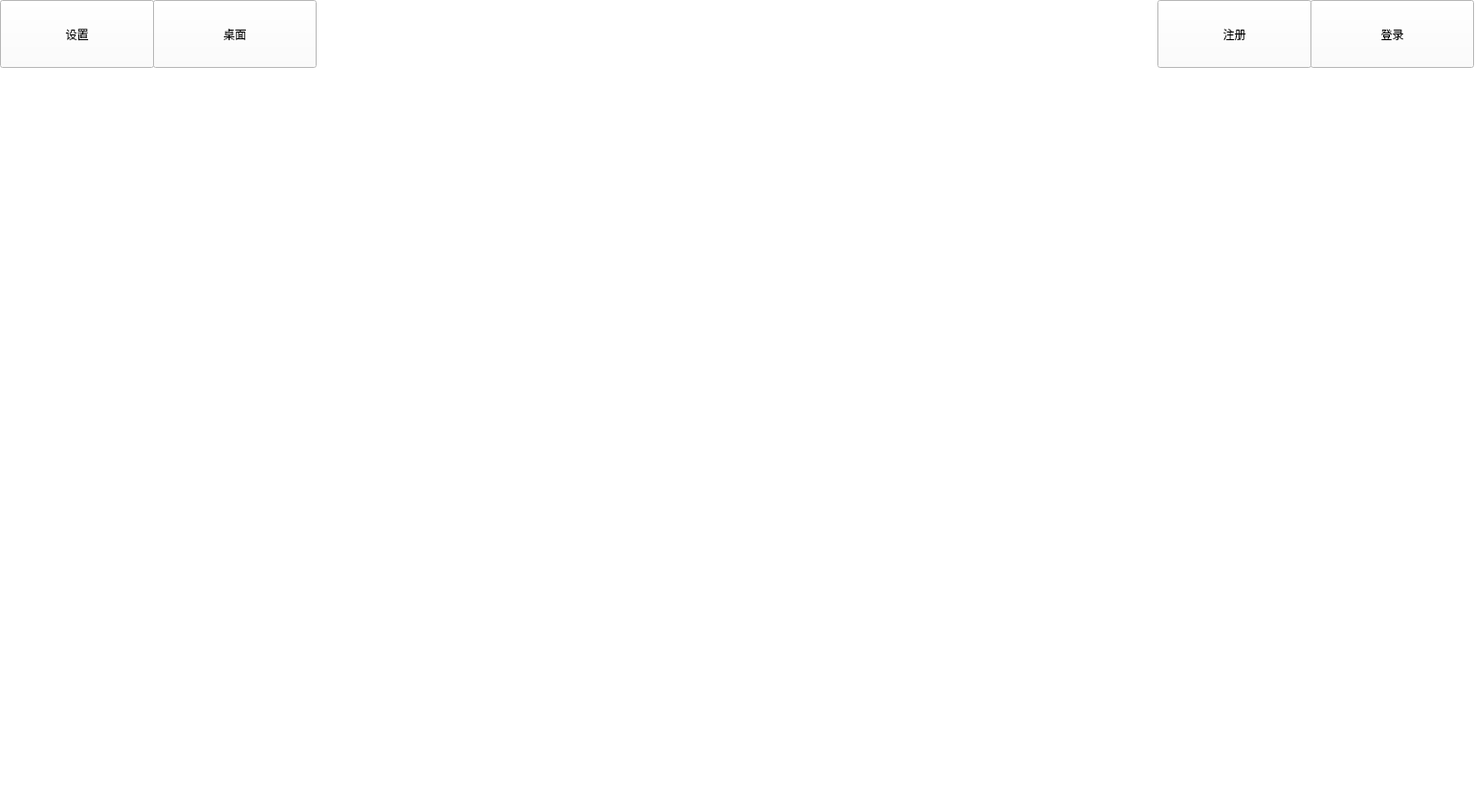
<?xml version="1.0" encoding="UTF-8"?>
<ui version="4.0">
 <class>User</class>
 <widget class="QWidget" name="User">
  <property name="geometry">
   <rect>
    <x>0</x>
    <y>0</y>
    <width>1542</width>
    <height>849</height>
   </rect>
  </property>
  <property name="windowTitle">
   <string>Form</string>
  </property>
  <widget class="QWidget" name="widget" native="true">
   <property name="geometry">
    <rect>
     <x>0</x>
     <y>0</y>
     <width>1542</width>
     <height>849</height>
    </rect>
   </property>
   <property name="styleSheet">
    <string notr="true">QWidget {
    background-color: rgba(255, 255, 255, 255); /* 不透明的白色背景 */
}</string>
   </property>
   <widget class="QPushButton" name="toSettingButton">
    <property name="geometry">
     <rect>
      <x>0</x>
      <y>0</y>
      <width>161</width>
      <height>71</height>
     </rect>
    </property>
    <property name="text">
     <string>设置</string>
    </property>
   </widget>
   <widget class="QPushButton" name="toDesktopButton">
    <property name="geometry">
     <rect>
      <x>160</x>
      <y>0</y>
      <width>171</width>
      <height>71</height>
     </rect>
    </property>
    <property name="text">
     <string>桌面</string>
    </property>
   </widget>
   <widget class="QPushButton" name="logInButton">
    <property name="geometry">
     <rect>
      <x>1370</x>
      <y>0</y>
      <width>171</width>
      <height>71</height>
     </rect>
    </property>
    <property name="text">
     <string>登录</string>
    </property>
   </widget>
   <widget class="QPushButton" name="signInButton">
    <property name="geometry">
     <rect>
      <x>1210</x>
      <y>0</y>
      <width>161</width>
      <height>71</height>
     </rect>
    </property>
    <property name="text">
     <string>注册</string>
    </property>
   </widget>
  </widget>
 </widget>
 <resources/>
 <connections/>
</ui>
